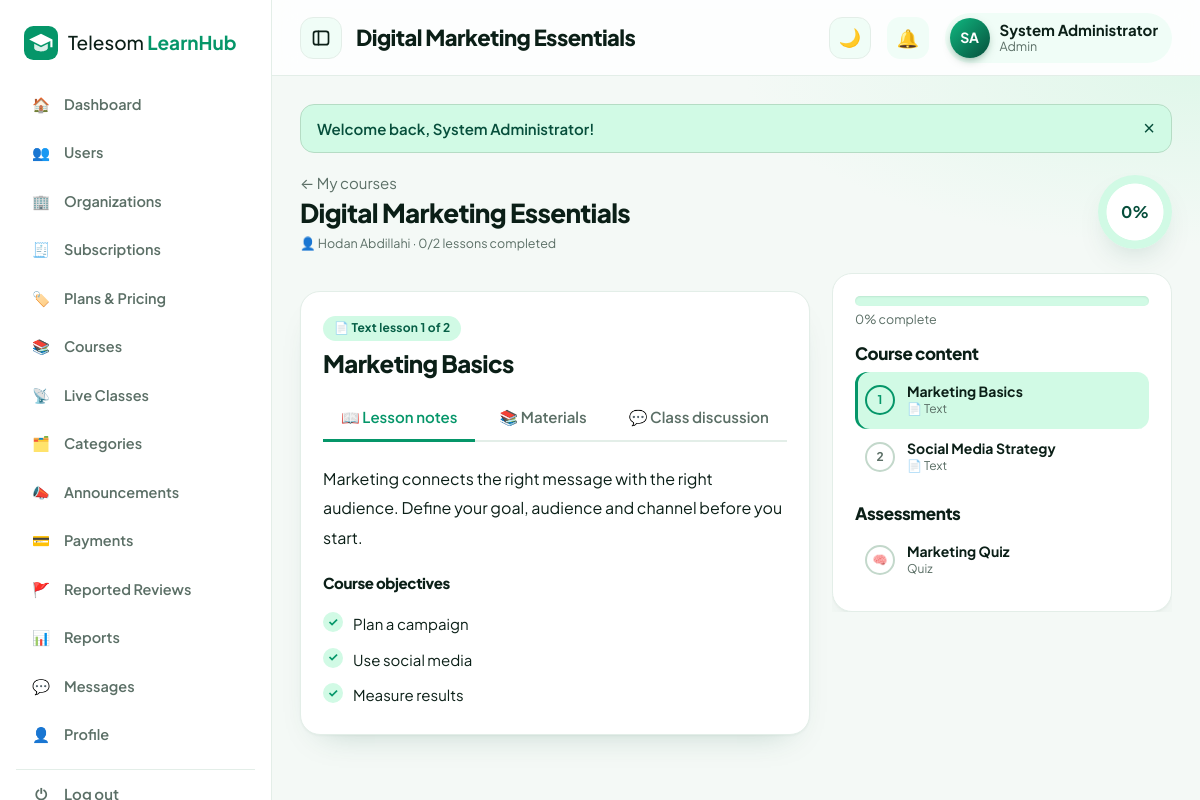
/learn.php?course=4 (signed in), run on the app's committed database.
### tables this page shows
CREATE TABLE users (
  id INT AUTO_INCREMENT PRIMARY KEY,
  name VARCHAR(120) NOT NULL, email VARCHAR(150) NOT NULL UNIQUE, password VARCHAR(255) NOT NULL,
  role ENUM('admin','instructor','learner','organization') NOT NULL DEFAULT 'learner',
  org_id INT NULL, phone VARCHAR(30), country VARCHAR(60), bio TEXT, education VARCHAR(255), skills VARCHAR(255), signatory VARCHAR(120) NULL, signatory_title VARCHAR(120) NULL,
  org_status ENUM('pending','approved','rejected') NOT NULL DEFAULT 'approved',
  status ENUM('active','suspended') NOT NULL DEFAULT 'active', created_at TIMESTAMP DEFAULT CURRENT_TIMESTAMP
);

CREATE TABLE courses (
  id INT AUTO_INCREMENT PRIMARY KEY, title VARCHAR(160) NOT NULL, description TEXT, category_id INT,
  instructor_id INT NOT NULL, org_id INT NULL, level ENUM('Beginner','Intermediate','Advanced') DEFAULT 'Beginner',
  duration VARCHAR(40), objectives TEXT, prerequisites TEXT,
  enroll_type ENUM('free','paid','approval','private') DEFAULT 'free', price DECIMAL(8,2) DEFAULT 0,
  status ENUM('pending','approved','rejected') DEFAULT 'pending', created_at TIMESTAMP DEFAULT CURRENT_TIMESTAMP,
  FOREIGN KEY (category_id) REFERENCES categories(id) ON DELETE SET NULL,
  FOREIGN KEY (instructor_id) REFERENCES users(id) ON DELETE CASCADE
);

CREATE TABLE lessons (
  id INT AUTO_INCREMENT PRIMARY KEY, course_id INT NOT NULL, title VARCHAR(160) NOT NULL,
  type ENUM('text','video','audio','pdf','document','image','link') DEFAULT 'text',
  content TEXT, url VARCHAR(500), file VARCHAR(255), position INT DEFAULT 0,
  FOREIGN KEY (course_id) REFERENCES courses(id) ON DELETE CASCADE
);

CREATE TABLE quizzes (
  id INT AUTO_INCREMENT PRIMARY KEY, course_id INT NOT NULL, title VARCHAR(160) NOT NULL, type ENUM('quiz','exam') DEFAULT 'quiz',
  pass_marks INT DEFAULT 50, time_limit INT DEFAULT 0, max_attempts INT DEFAULT 0, FOREIGN KEY (course_id) REFERENCES courses(id) ON DELETE CASCADE
);

### learn.php (the view, shortened to what this page needs)
<?php
require 'includes/config.php';
$u = require_login(); $cid = (int)($_GET['course'] ?? 0);
$c = one("SELECT c.*, i.name inst FROM courses c JOIN users i ON i.id=c.instructor_id WHERE c.id=?", [$cid]);
$mgr = can_manage($c, $u);
$lessons = all("SELECT * FROM lessons WHERE course_id=? ORDER BY position,id", [$cid]);
$done = array_map('intval', array_column(all("SELECT p.lesson_id FROM progress p JOIN lessons l ON l.id=p.lesson_id WHERE p.user_id=? AND l.course_id=?", [$u['id'], $cid]), 'lesson_id'));
$lid = (int)($_GET['lesson'] ?? 0); $les = null; $idx = 0;
if (!$les) foreach ($lessons as $i => $row) { if (!in_array((int)$row['id'], $done, true)) { $les = $row; $idx = $i; break; } }
$quizzes = all("SELECT z.*, (SELECT MAX(passed) FROM attempts WHERE quiz_id=z.id AND user_id=?) ok FROM quizzes z WHERE course_id=? ORDER BY z.type, z.id", [$u['id'], $cid]);
$assn = all("SELECT a.*, (SELECT id FROM submissions WHERE assignment_id=a.id AND user_id=?) sub FROM assignments a WHERE course_id=?", [$u['id'], $cid]);
$pg = progress($u['id'], $cid);
$icon = ['text' => '📄', 'video' => '🎬', 'audio' => '🎧', 'pdf' => '📕', 'document' => '📎', 'image' => '🖼️', 'link' => '🔗'];
$tab = in_array($_GET['tab'] ?? '', ['overview', 'materials', 'qa']) ? $_GET['tab'] : 'overview';
$nDone = count($done); $nTot = count($lessons);
$title = $c['title']; include 'includes/header.php';
$base = "learn.php?course=$cid";
?>
<div class="room-head">
  <div><a class="muted" href="mycourses.php">← My courses</a><h2><?= e($c['title']) ?></h2><small class="muted">👤 <?= e($c['inst']) ?> · <?= $nDone ?>/<?= $nTot ?> lessons completed</small></div>
  <div class="ring" style="--p:<?= $pg ?>"><b><?= $pg ?>%</b></div>
</div>
<div class="room">
 <div class="stage">
  <?php if (!$les): ?>
    <div class="card empty">📭 This course has no lessons yet.<?php if ($mgr): ?><br><br><a class="btn" href="course_edit.php?id=<?= $cid ?>&tab=lessons">Add lessons</a><?php endif; ?></div>
  <?php else: ?>
    <div class="card now">
      <div class="now-top"><div><span class="badge"><?= $icon[$les['type']] ?? '📄' ?> <?= e(ucfirst($les['type'])) ?> lesson <?= $idx + 1 ?> of <?= $nTot ?></span><h2><?= e($les['title']) ?></h2></div>
        </div>
      <div class="tabs" style="margin-top:18px">
        <?php foreach (['overview' => '📖 Lesson notes', 'materials' => '📚 Materials', 'qa' => '💬 Class discussion'] as $k => $lbl): ?><a class="<?= $tab === $k ? 'on' : '' ?>" href="<?= $base ?>&lesson=<?= (int)$les['id'] ?>&tab=<?= $k ?>"><?= $lbl ?></a><?php endforeach; ?>
      </div>
      <?php if ($tab === 'overview'): ?>
        <?php if (trim((string)$les['content']) !== ''): ?><div class="txt"><?= e($les['content']) ?></div><?php elseif (!in_array($les['type'], ['video', 'audio', 'pdf', 'image', 'document', 'link'])): ?><p class="muted">No written notes for this lesson.</p><?php endif; ?>
        <?php if ($c['objectives']): ?><h4 style="margin:22px 0 6px">Course objectives</h4><ul class="checks"><?php foreach (explode('|', str_replace("\n", '|', $c['objectives'])) as $o) if (trim($o)) echo '<li>'.e(trim($o)).'</li>'; ?></ul><?php endif; ?>
      <?php endif; ?>
    </div>
  <?php endif; ?>
 </div>
 <aside class="playlist">
  <div class="card">
    <div class="bar"><i style="width:<?= $pg ?>%"></i></div><small class="muted"><?= $pg ?>% complete</small>
    <h3 style="margin:14px 0 8px">Course content</h3>
    <?php foreach ($lessons as $i => $l): $d = in_array((int)$l['id'], $done, true); $on = $les && (int)$l['id'] === (int)$les['id']; ?>
      <a class="pl <?= $on ? 'on' : '' ?>" href="<?= $base ?>&lesson=<?= (int)$l['id'] ?>"><span class="ck <?= $d ? 'd' : '' ?>"><?= $d ? '✓' : $i + 1 ?></span><span class="pt"><b><?= e($l['title']) ?></b><small><?= $icon[$l['type']] ?? '📄' ?> <?= e(ucfirst($l['type'])) ?></small></span></a>
    <?php endforeach; if (!$lessons) echo '<p class="muted">No lessons yet.</p>'; ?>
    <?php if ($quizzes || $assn): ?><h3 style="margin:18px 0 8px">Assessments</h3>
      <?php foreach ($quizzes as $z): ?><a class="pl" href="quiz.php?id=<?= (int)$z['id'] ?>"><span class="ck <?= $z['ok'] ? 'd' : '' ?>"><?= $z['ok'] ? '✓' : ($z['type'] === 'exam' ? '🎯' : '🧠') ?></span><span class="pt"><b><?= e($z['title']) ?></b><small><?= $z['type'] === 'exam' ? 'Final exam' : 'Quiz' ?></small></span></a><?php endforeach; ?>
    <?php endif; ?>
  </div>
 </aside>
</div>
<?php include 'includes/footer.php'; ?>

### includes/header.php (shortened to what this page needs)
<?php
require_once __DIR__.'/config.php';
$u = me(); $layout = $layout ?? 'app'; $title = $title ?? 'Telesom LearnHub';
$curpage = basename($_SERVER['SCRIPT_NAME']);
function menu($role){
    $m = [
     'learner' => [['dashboard.php','Dashboard','🏠'],['courses.php','Browse Courses','🔎'],['mycourses.php','My Courses','📚'],['live.php','Live Classes','📡'],['certificates.php','Certificates','🎓'],['payments.php','Payments','💳'],['messages.php','Messages','💬'],['reports.php','My Report','📊'],['profile.php','Profile','👤']],
     'instructor' => [['dashboard.php','Dashboard','🏠'],['instructor.php','My Courses','📚'],['live.php','Live Classes','📡'],['grading.php','Grading','📝'],['messages.php','Messages','💬'],['reports.php','Reports','📊'],['courses.php','Browse Courses','🔎'],['profile.php','Profile','👤']],
     'organization' => [['dashboard.php','Dashboard','🏠'],['subscription.php','Subscription','💎'],['organization.php','Members & Assign','🏢'],['instructor.php','Private Courses','📚'],['live.php','Live Classes','📡'],['reports.php','Training Reports','📊'],['messages.php','Messages','💬'],['courses.php','Browse Courses','🔎'],['profile.php','Profile','👤']],
     'admin' => [['dashboard.php','Dashboard','🏠'],['admin.php?tab=users','Users','👥'],['admin.php?tab=orgs','Organizations','🏢'],['admin.php?tab=subs','Subscriptions','🧾'],['admin.php?tab=plans','Plans & Pricing','🏷️'],['admin.php?tab=courses','Courses','📚'],['live.php','Live Classes','📡'],['admin.php?tab=categories','Categories','🗂️'],['admin.php?tab=announcements','Announcements','📣'],['payments.php','Payments','💳'],['admin.php?tab=reviews','Reported Reviews','🚩'],['reports.php','Reports','📊'],['messages.php','Messages','💬'],['profile.php','Profile','👤']],
    ];
    return $m[$role] ?? [];
}
function is_active($href, $cur){
    $p = parse_url($href); if ($p['path'] !== $cur) return false;
    return isset($p['query']) ? (strpos($_SERVER['QUERY_STRING'] ?? '', $p['query']) !== false) : true;
}
$unread = $u ? (int)one("SELECT COUNT(*) c FROM notifications WHERE user_id=? AND is_read=0", [$u['id']])['c'] : 0;
?><!DOCTYPE html>
<html lang="en"><head>
<link rel="stylesheet" href="assets/css/style.css"><link rel="stylesheet" href="assets/css/theme.css"></head>
<body class="<?= $layout === 'auth' ? 'authpage' : e($layout) ?>">
<?php if ($layout === 'auth'): ?>
<button class="tg theme-btn theme-fab" type="button" title="Night / day mode" aria-label="Toggle night and day mode"><span class="ti">🌙</span></button>
<?php else: ?>
<div class="shell">
<aside class="side" id="side">
  <a class="brand" href="index.php"><?= logo('#fff') ?><span>Telesom <b>LearnHub</b></span></a>
  <nav><?php foreach (menu($u['role']) as $m): ?>
    <a class="<?= is_active($m[0], $curpage) ? 'on' : '' ?>" href="<?= $m[0] ?>" title="<?= e($m[1]) ?>"><i><?= $m[2] ?></i><span class="lb"><?= $m[1] ?></span></a>
  <?php endforeach; ?></nav>
  <a class="logout" href="logout.php" title="Log out"><i>⏻</i><span class="lb">Log out</span></a>
</aside>
<div class="main">
<header class="top">
  <button class="tg side-tg" id="sideToggle" type="button" title="Collapse / expand menu" aria-label="Collapse or expand the sidebar"><svg width="20" height="20" viewBox="0 0 24 24" fill="none" stroke="currentColor" stroke-width="2" stroke-linecap="round" stroke-linejoin="round"><rect x="3" y="4" width="18" height="16" rx="3"/><path d="M9 4v16"/></svg></button>
  <h1><?= e($title) ?></h1>
  <div class="top-r">
    <button class="tg theme-btn" type="button" title="Night / day mode" aria-label="Toggle night and day mode"><span class="ti">🌙</span></button>
    <a class="bell" href="notifications.php" title="Notifications">🔔<?php if ($unread): ?><span><?= $unread ?></span><?php endif; ?></a>
    <a class="me" href="profile.php"><span class="av"><?= e(initials($u['name'])) ?></span><span class="mn"><b><?= e($u['name']) ?></b><small><?= e(ucfirst($u['role'])) ?></small></span></a>
  </div>
</header>
<main class="content">
<?php endif; ?>
<?php if (!empty($_SESSION['flash']) && $layout !== 'auth'): ?><div class="<?= $layout === 'public' ? 'wrap' : '' ?>"><?php foreach ($_SESSION['flash'] as $f): ?><div class="flash <?= $f[1] ?>"><?= e($f[0]) ?><button onclick="this.parentNode.remove()">×</button></div><?php endforeach; unset($_SESSION['flash']); ?></div><?php endif; ?>

### assets/css/theme.css (style rules this page uses)
:root { --g:#059669;--g2:#10b981;--gd:#064e3b;--gl:#d1fae5;--g-soft:#f0fdf7;--ink:#0b1f17;--mut:#5b6f66;--line:#e3eee8;--bg:#f4f9f6;--r:20px;--sh:0 14px 34px -16px rgba(5,80,56,.28);--sh2:0 32px 64px -24px rgba(5,80,56,.4) }
body { font-family:"Plus Jakarta Sans","Inter","Segoe UI",system-ui,sans-serif;background:var(--bg);color:var(--ink) }
h1,h2,h3,h4 { letter-spacing:-.025em;font-weight:800 }
.side { background:#fff;color:var(--ink);border-right:1px solid var(--line);box-shadow:none;width:272px }
.side .brand { color:var(--ink) }
.side .brand b { color:var(--g) }
.side nav a { color:var(--mut);font-weight:600 }
.logout { color:var(--mut);border-top:1px solid var(--line);font-weight:600 }
.main { margin-left:272px }
.top { height:76px;background:rgba(255,255,255,.82);border-bottom:1px solid var(--line) }
.top h1 { font-size:22px }
.content { min-height:calc(100vh - 76px);background:radial-gradient(700px 260px at 100% 0,#e0f7ea,transparent 65%) }
.bell { background:var(--g-soft);width:42px;height:42px;border-radius:13px;display:grid;place-items:center;font-size:18px }
.me { background:var(--g-soft);padding:5px 14px 5px 5px;border-radius:99px }
.av { background:linear-gradient(135deg,var(--g2),var(--gd)) }
.card,.kpi,.cc,.feat,.aud-i,.faq,.player,.auth-card { border:1px solid var(--line);border-radius:var(--r) }
.card { box-shadow:0 1px 2px rgba(5,80,56,.04),0 16px 34px -22px rgba(5,80,56,.28) }
.card h3 { font-size:17px }
.badge { background:#d1fae5;color:#065f46 }
.tabs a.on { background:#fff;border-radius:12px 12px 0 0 }
.flash { border-radius:14px }
.tg { width:42px;height:42px;border-radius:13px;border:1px solid var(--line);background:var(--g-soft);color:var(--ink);cursor:pointer;display:grid;place-items:center;font-size:18px;flex:none;transition:.2s var(--ease) }
.side,.main { transition:width .28s var(--ease),margin-left .28s var(--ease) }
.logout { display:flex;align-items:center;gap:12px }
.logout i { font-style:normal;width:22px;text-align:center }

### data on the page
users: name "SA", name "System Administrator", role "Admin"
courses: title "Digital Marketing Essentials", instructor.name "Hodan Abdillahi", objectives "Plan a campaign", objectives "Use social media", objectives "Measure results"
lessons: type "📄", type "Text", title "Marketing Basics", content "Marketing connects the right message with the right audience. Define your goal, audience and channel before you start."
lessons: title "Social Media Strategy", type "📄", type "Text"
quizzes: title "Marketing Quiz", type "Quiz"

### other printed values
$m[2] "🏠"
$m[1] "Dashboard"
$m[2] "👥"
$m[1] "Users"
$m[2] "🏢"
$m[1] "Organizations"
$m[2] "🧾"
$m[1] "Subscriptions"
$m[2] "🏷️"
$m[1] "Plans & Pricing"
$m[2] "📚"
$m[1] "Courses"
$m[2] "📡"
$m[1] "Live Classes"
$m[2] "🗂️"
